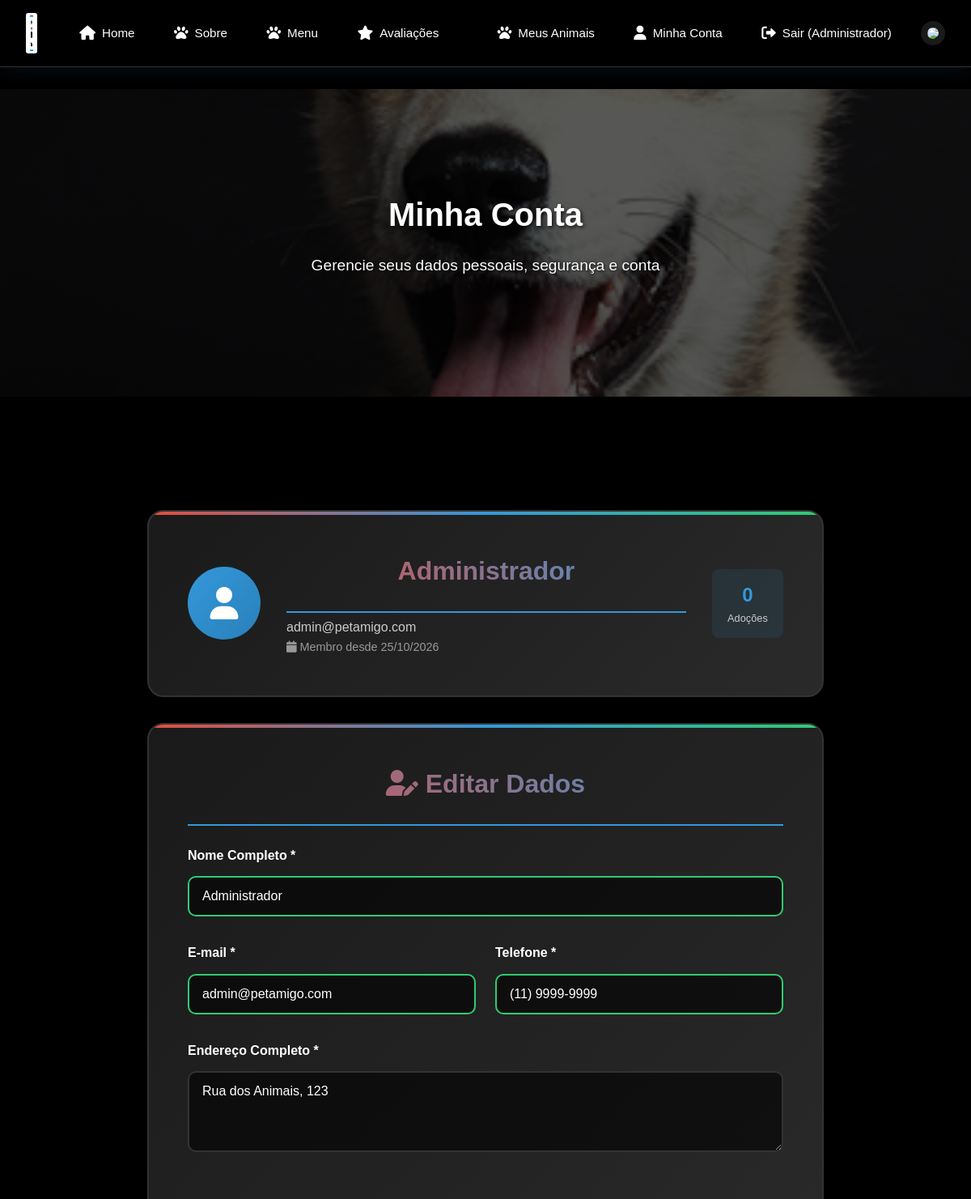
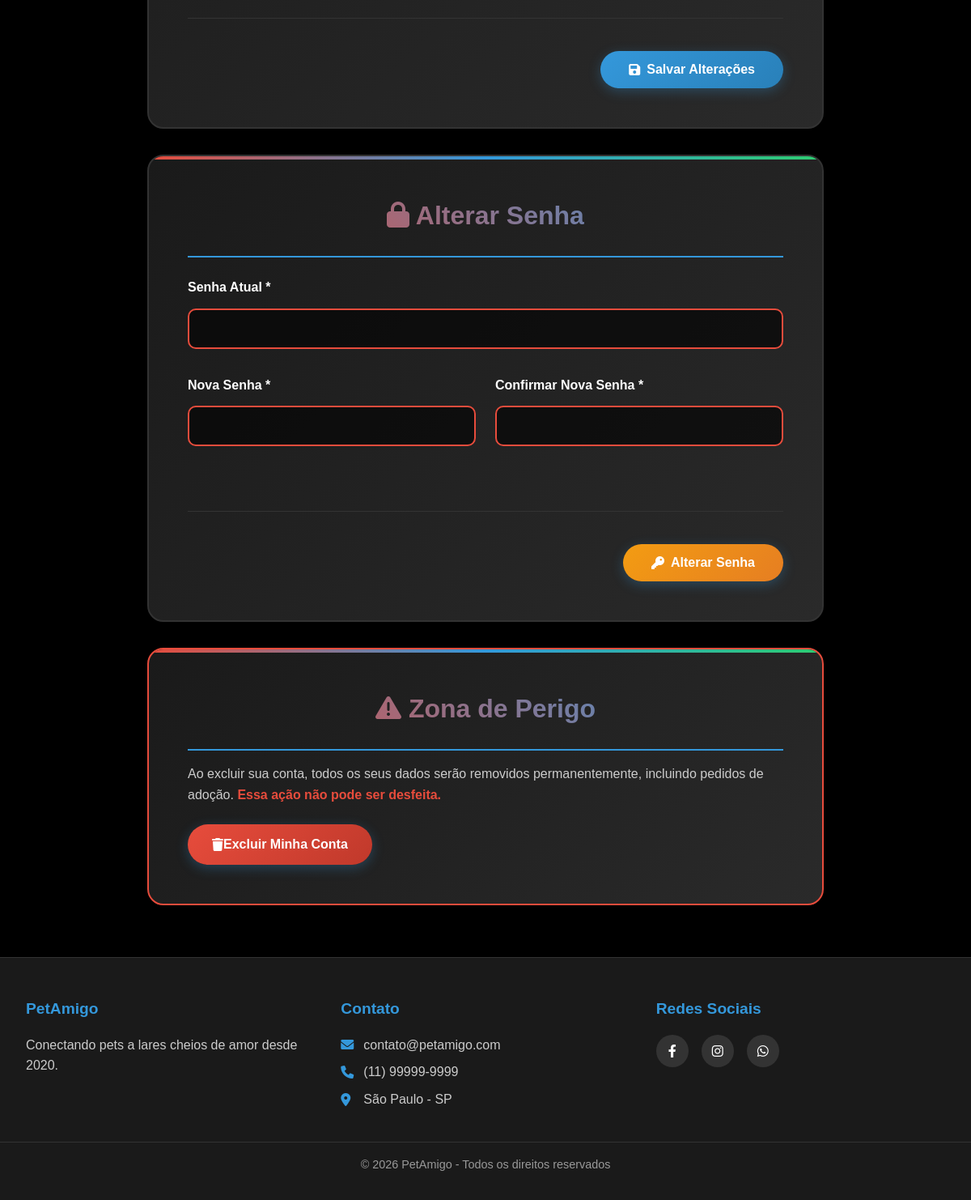
Page /src/Cadastro/minha-conta.php (signed in) on the committed database (2 pictures, top to bottom).
### tables this page shows
CREATE TABLE IF NOT EXISTS usuarios (
    id INT AUTO_INCREMENT PRIMARY KEY,
    nome VARCHAR(100) NOT NULL,
    email VARCHAR(100) UNIQUE NOT NULL,
    senha VARCHAR(255) NOT NULL,
    telefone VARCHAR(20),
    endereco TEXT,
    data_cadastro TIMESTAMP DEFAULT CURRENT_TIMESTAMP
);

### src/Cadastro/minha-conta.php (the view, shortened to what this page needs)
<?php
$base = '/pet-amigo-main';
$database = new Database();
$db = $database->getConnection();
$usuario_id = $_SESSION['usuario']['id'];
$stmt = $db->prepare("SELECT * FROM usuarios WHERE id = ?");
$stmt->execute([$usuario_id]);
$usuario = $stmt->fetch();
$stmt = $db->prepare("SELECT * FROM doadores WHERE usuario_id = ?");
$stmt->execute([$usuario_id]);
$doador = $stmt->fetch();
$stmt = $db->prepare("SELECT COUNT(*) as total FROM adocoes WHERE usuario_id = ?");
$stmt->execute([$usuario_id]);
$total_adocoes = $stmt->fetch()['total'];
?>
<!DOCTYPE html>
<html lang="pt-br">
<head>
    <link rel="stylesheet" href="<?= $base ?>/assets/css/base.css">
    <link rel="stylesheet" href="<?= $base ?>/assets/css/components.css">
    <link rel="stylesheet" href="<?= $base ?>/assets/css/cadastro.css">
    <link href="https://cdnjs.cloudflare.com/ajax/libs/font-awesome/6.0.0/css/all.min.css" rel="stylesheet">
</head>
<body>
    <?php include __DIR__ . '/../../includes/header.php'; ?>
    <div class="home-container">
        <section id="home">
            <div class="content">
                <h3>Minha <span>Conta</span></h3>
                <p>Gerencie seus dados pessoais, segurança e conta</p>
            </div>
        </section>
    </div>
    <div class="cadastro-container" style="max-width:900px;">
        <div class="form-section" style="display:flex;gap:2rem;flex-wrap:wrap;align-items:center;margin-bottom:2rem;">
            <div style="width:90px;height:90px;border-radius:50%;background:linear-gradient(135deg,#3498db,#2980b9);display:flex;align-items:center;justify-content:center;font-size:2.5rem;color:#fff;flex-shrink:0;">
                <i class="fas fa-user"></i>
            </div>
            <div style="flex:1;min-width:200px;">
                <h3 style="color:#3498db;margin-bottom:0.3rem;"><?= htmlspecialchars($usuario['nome']) ?></h3>
                <p style="color:#ccc;"><?= htmlspecialchars($usuario['email']) ?></p>
                <p style="color:#999;font-size:0.9rem;">
                    <i class="fas fa-calendar"></i>
                    Membro desde <?= date('d/m/Y', strtotime($usuario['data_cadastro'])) ?>
                </p>
            </div>
            <div style="display:flex;gap:1rem;flex-wrap:wrap;">
                <div style="text-align:center;padding:0.8rem 1.2rem;background:rgba(52,152,219,0.1);border-radius:8px;">
                    <div style="font-size:1.5rem;color:#3498db;font-weight:bold;"><?= $total_adocoes ?></div>
                    <div style="font-size:0.8rem;color:#ccc;">Adoções</div>
                </div>
            </div>
        </div>
        <div class="form-section" style="margin-bottom:2rem;">
            <h3 style="color:#3498db;margin-bottom:1.5rem;">
                <i class="fas fa-user-edit"></i> Editar Dados
            </h3>
            <form method="POST" action="atualizar-conta.php" class="cadastro-form">
                <div class="form-group">
                    <label for="nome">Nome Completo *</label>
                    <input type="text" id="nome" name="nome"
                           value="<?= htmlspecialchars($usuario['nome']) ?>" required>
                </div>
                <div class="form-row">
                    <div class="form-group">
                        <label for="email">E-mail *</label>
                        <input type="email" id="email" name="email"
                               value="<?= htmlspecialchars($usuario['email']) ?>" required>
                    </div>
                    <div class="form-group">
                        <label for="telefone">Telefone *</label>
                        <input type="tel" id="telefone" name="telefone"
                               value="<?= htmlspecialchars($usuario['telefone']) ?>" required>
                    </div>
                </div>
                <div class="form-group">
                    <label for="endereco">Endereço Completo *</label>
                    <textarea id="endereco" name="endereco" rows="3" required><?= htmlspecialchars($usuario['endereco']) ?></textarea>
                </div>
                <div class="form-actions">
                    <button type="submit" class="btn btn-primary">
                        <i class="fas fa-save"></i> Salvar Alterações
                    </button>
                </div>
            </form>
        </div>
        <div class="form-section" style="margin-bottom:2rem;">
            <h3 style="color:#f39c12;margin-bottom:1.5rem;">
                <i class="fas fa-lock"></i> Alterar Senha
            </h3>
            <form method="POST" action="alterar-senha.php" class="cadastro-form">
                <div class="form-group">
                    <label for="senha_atual">Senha Atual *</label>
                    <input type="password" id="senha_atual" name="senha_atual" required autocomplete="current-password">
                </div>
                <div class="form-row">
                    <div class="form-group">
                        <label for="nova_senha">Nova Senha *</label>
                        <input type="password" id="nova_senha" name="nova_senha" minlength="6" required autocomplete="new-password">
                    </div>
                    <div class="form-group">
                        <label for="confirmar_senha">Confirmar Nova Senha *</label>
                        <input type="password" id="confirmar_senha" name="confirmar_senha" minlength="6" required autocomplete="new-password">
                    </div>
                </div>
                <div class="form-actions">
                    <button type="submit" class="btn"
                            style="background:linear-gradient(135deg,#f39c12,#e67e22);">
                        <i class="fas fa-key"></i> Alterar Senha
                    </button>
                </div>
            </form>
        </div>
        <div class="form-section" style="border:2px solid #e74c3c;">
            <h3 style="color:#e74c3c;margin-bottom:1rem;">
                <i class="fas fa-exclamation-triangle"></i> Zona de Perigo
            </h3>
            <p style="color:#ccc;margin-bottom:1.5rem;">
                Ao excluir sua conta, todos os seus dados serão removidos permanentemente,
                incluindo pedidos de adoção<?= $doador ? ' e animais cadastrados' : '' ?>.
                <strong style="color:#e74c3c;">Essa ação não pode ser desfeita.</strong>
            </p>
            <a href="excluir-conta.php" class="btn"
               style="background:linear-gradient(135deg,#e74c3c,#c0392b);">
                <i class="fas fa-trash"></i> Excluir Minha Conta
            </a>
        </div>
    </div>
    <?php include __DIR__ . '/../../includes/footer.php'; ?>
</body>
</html>

### assets/css/base.css (style rules this page uses)
:root { --color-primary: #3498db; --color-primary-dark: #2980b9; --color-danger: #e74c3c; --color-danger-dark: #c0392b; --color-success: #2ecc71; --color-success-dark: #27ae60; --color-warning: #f39c12; --bg-black: #000000; --bg-dark: #1a1a1a; --bg-dark-2: #2a2a2a; --bg-dark-3: #3a3a3a; --border-color: #333333; --text-primary: #ffffff; --text-secondary:#cccccc; --text-muted: #999999; --gradient-brand: linear-gradient(135deg, var(--color-primary), var(--color-danger)); --gradient-btn: linear-gradient(135deg, var(--color-primary), #2c3e50); --header-height: 90px; --radius-sm: 5px; --radius-md: 10px; --radius-lg: 20px; --radius-pill: 30px; --shadow-sm: 0 2px 10px rgba(0,0,0,0.1); --shadow-md: 0 5px 15px rgba(255,255,255,0.1); --shadow-lg: 0 15px 30px rgba(255,255,255,0.2); --shadow-primary: 0 4px 15px rgba(52,152,219,0.3); }
* { margin: 0; padding: 0; box-sizing: border-box; font-family: 'Arial', sans-serif; }
body { background-color: var(--bg-black); color: var(--text-primary); line-height: 1.6; opacity: 0; animation: fadeIn 0.8s ease-in-out forwards; }
a { text-decoration: none; color: inherit; }
.home-container { margin-top: 120px; }

### assets/css/components.css (style rules this page uses)
.btn { display: inline-flex; align-items: center; justify-content: center; background: var(--gradient-btn, linear-gradient(135deg, #3498db, #2c3e50)); color: white; padding: 12px 30px; text-decoration: none; border-radius: var(--radius-pill, 30px); font-weight: 600; font-size: 1rem; transition: all 0.3s ease; border: none; cursor: pointer; box-shadow: var(--shadow-primary, 0 4px 15px rgba(52, 152, 219, 0.3)); position: relative; overflow: hidden; }
.btn::before { content: ''; position: absolute; top: 0; left: -100%; width: 100%; height: 100%; background: linear-gradient(90deg, transparent, rgba(255, 255, 255, 0.2), transparent); transition: left 0.5s ease; }
.btn-primary { background: linear-gradient(135deg, var(--color-primary, #3498db), var(--color-primary-dark, #2980b9)); }
.home-container { margin-top: 110px; min-height: 380px; display: flex; align-items: center; justify-content: center; padding: 4rem 2rem; background: linear-gradient(rgba(0,0,0,0.65), rgba(0,0,0,0.65)), url('../../assets/img/principal.png') center/cover no-repeat; position: relative; animation: fadeInUp 1s ease-out; }
.home-container #home { max-width: 1200px; margin: 0 auto; text-align: center; position: relative; z-index: 2; }
.home-container .content h3 { font-size: 2.5rem; color: #fff; margin-bottom: 1rem; text-shadow: 2px 2px 4px rgba(0, 0, 0, 0.7); }
.home-container .content p { font-size: 1.2rem; color: #fff; margin-bottom: 1.5rem; text-shadow: 1px 1px 3px rgba(0, 0, 0, 0.7); }

### rows in the picture
usuarios: nome "Administrador", email "admin@petamigo.com", data_cadastro "25/10/2026", telefone "(11) 9999-9999", endereco "Rua dos Animais, 123"

### other values in the picture
explode(' ', $_SESSION['usuario']['nome'])[0] "Administrador"
$total_adocoes "0"
